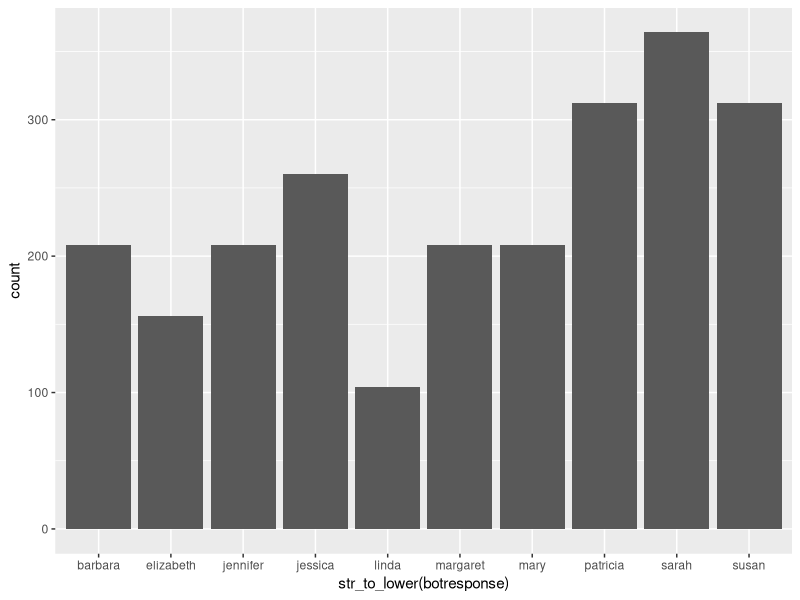
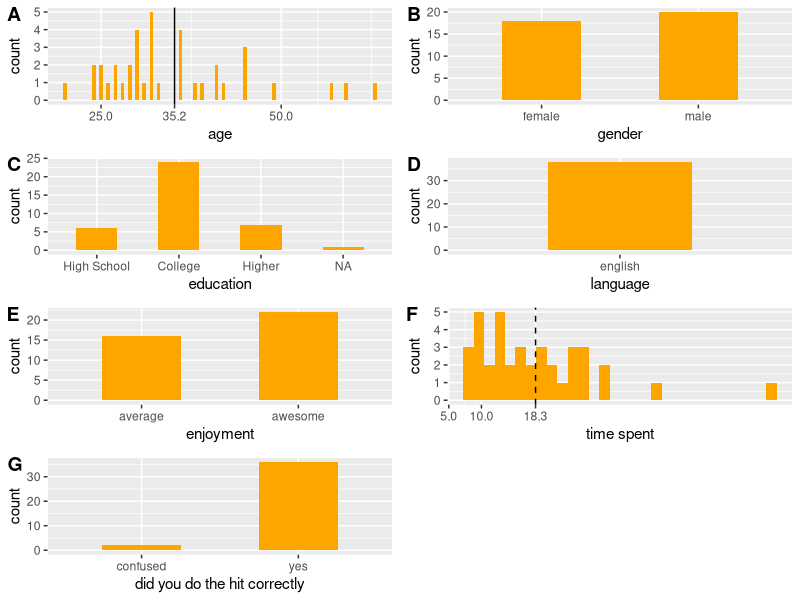
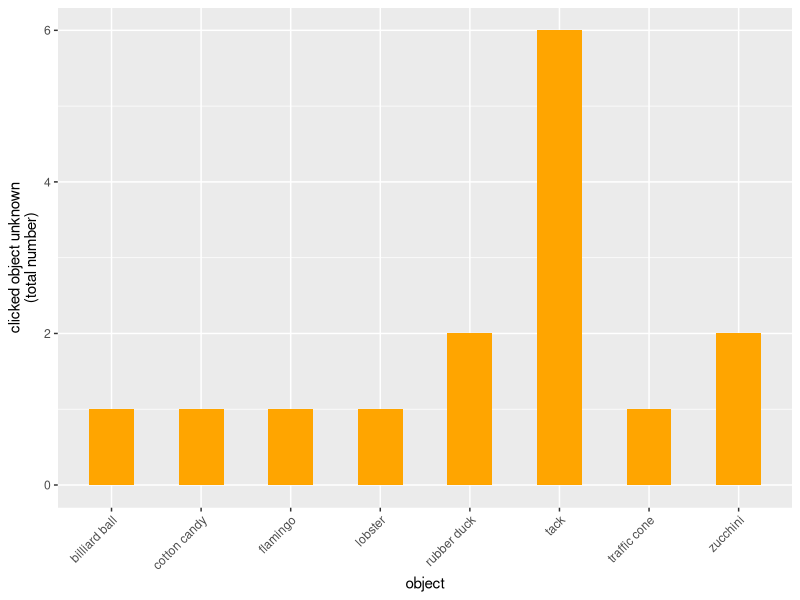
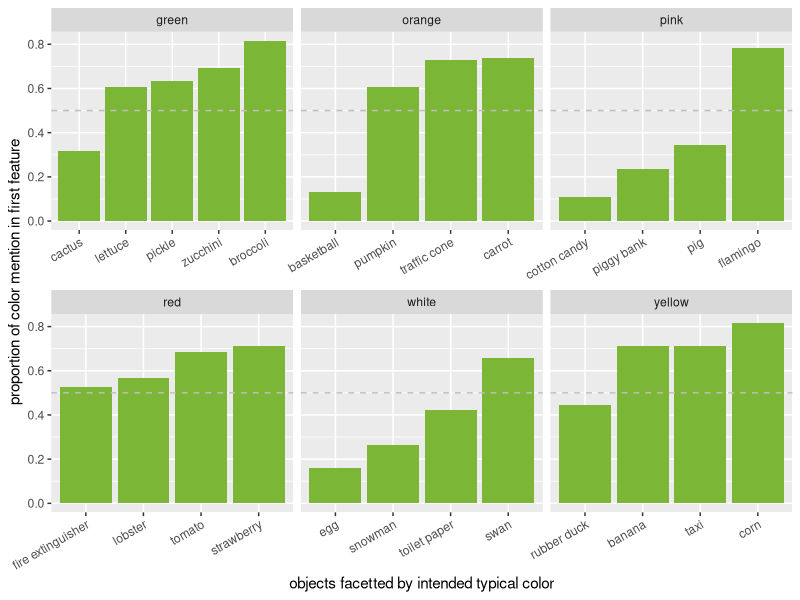
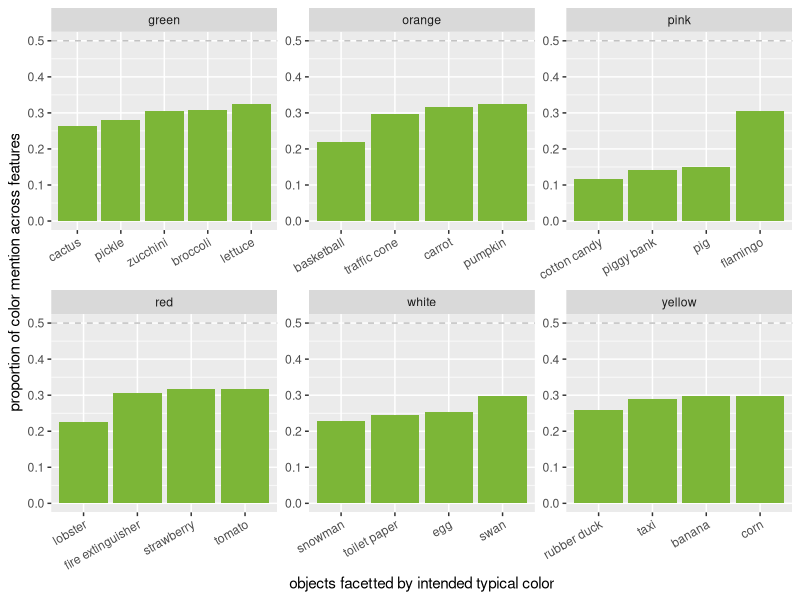
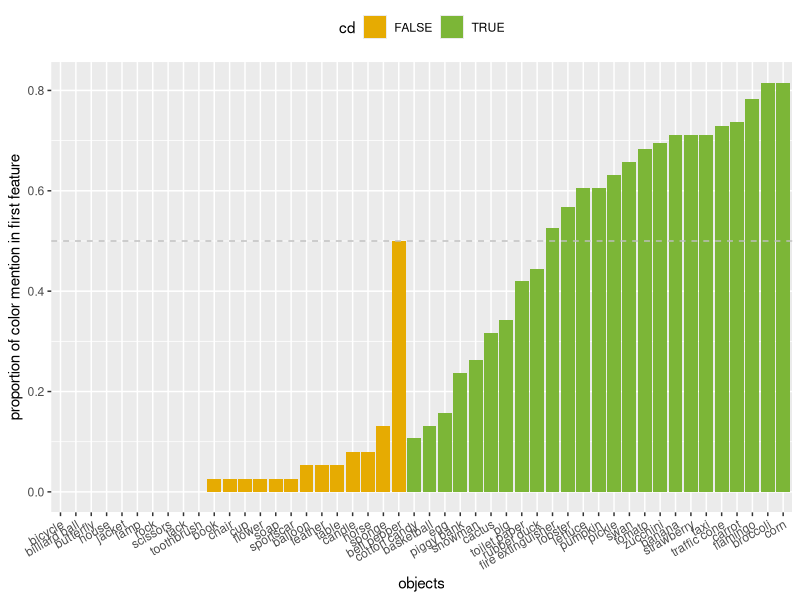
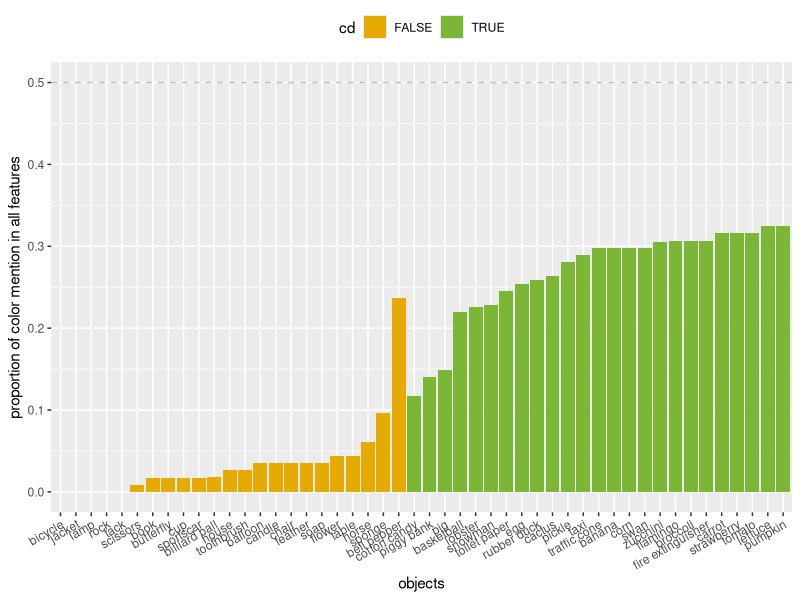
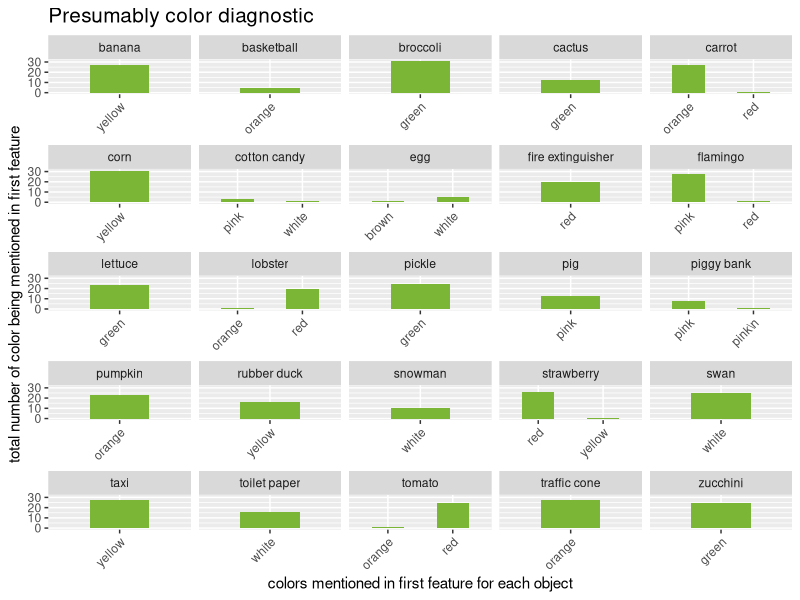

Write R code to recreate these figures, in order.
## ---- chunk 1
knitr::opts_chunk$set(echo = TRUE)
## ---- chunk 2
library(cowplot)
library(tidyverse)
library(here)

df_import = read_csv(here("data","01_norming","02_main","01_ListFeature-norming","data.csv")) %>% 
  # exclude test
  # weird filter property that it will exclude NAs
  filter(is.na(comments) | comments != "TEST")
## ---- chunk 3
ggplot(df_import,aes(x=str_to_lower(botresponse))) +
  geom_histogram(stat="count")
## ---- chunk 4

df_clean = df_import %>% 
  # exclude multiple submissions
  arrange(startTime) %>% 
  distinct(anon_worker_id,trial_number, .keep_all = TRUE) %>% 
  # exclude participants who didn't answer the bot task (probably bots which hacked javascript code), if necessary
  # filter(botresponse=="") %>% 
  # exclude participants who didn't pass control objects (nonce words)
  mutate(control = ifelse((question == "wobs" | question == "ebbler" | question == "briggle" | question == "florbs"),T,F)) %>%  
  mutate(correct_controls = ifelse(control & obj_unknown,T,F)) %>% 
  group_by(anon_worker_id) %>% 
  mutate(pass_controls = ifelse(sum(correct_controls)<2,F,T)) %>% 
  filter(pass_controls) %>% 
  # exclude participants who rated more than 8 as "object unknown"
  # excludes 2 workers
  filter(!sum(obj_unknown)>8) %>% 
  ungroup()

# number of participants before exclusion (40)
length(unique(df_import$anon_worker_id))
# number of participants after exclusion (38)
length(unique(df_clean$anon_worker_id))


df = df_clean %>%
  filter(!control) %>% 
  select(feature1,feature2,feature3,obj_unknown,question,anon_worker_id) %>% 
  mutate_at(vars(feature1,feature2,feature3),funs(str_to_lower(.)))
## ---- chunk 5
# other info
engl_spellings = c("english", "englis", "eng")

df_subj = df_clean %>% 
  select(age,gender,education,languages,enjoyment,timeSpent,HitCorrect,comments,anon_worker_id) %>% 
  distinct() %>% 
  mutate_at(vars(languages), funs(str_to_lower(.))) %>% 
  mutate_at(vars(languages), funs(ifelse(. %in% engl_spellings, "english", .))) %>% 
  mutate(lang=ifelse(languages == "english","english","other")) %>% 
  mutate_at(vars(age), funs(as.integer(.))) %>% 
  mutate_at(vars(enjoyment), 
            funs(ifelse(.==1,"average",
                        ifelse(.==2,"awesome","other")))) %>% 
  mutate_at(vars(HitCorrect),
            funs(ifelse(HitCorrect==0,"no",
                        ifelse(HitCorrect==404,"confused","yes")))) %>% 
  mutate(edu = ifelse(str_detect(education,"high_school"),"High School",
                      ifelse(str_detect(education,"college"),"College","Higher"))) %>% 
  mutate_at(vars(edu), funs(fct_relevel(.,"High School", "College", "Higher")))


mean_age = round(mean(df_subj$age),digits = 1)
p_age = ggplot(df_subj,aes(x=age)) +
  geom_bar(width = .5,
           fill = "orange") +
  geom_vline(xintercept= mean_age) +
  scale_x_continuous(breaks=c(25,50,75,mean_age))

p_gen = ggplot(df_subj,aes(x=gender)) +
  geom_bar(width = .5,
           fill = "orange")

p_edu = ggplot(df_subj,aes(x=edu)) +
  geom_bar(width = .5,
           fill = "orange") +
  xlab("education")
  # theme(axis.text.x = element_text(angle = 25, hjust = 1))

p_lang = ggplot(df_subj,aes(x=lang)) +
  geom_bar(width = .5,
           fill = "orange") +
  xlab("language")
  # theme(axis.text.x = element_text(angle=45,hjust=1))

p_enj = ggplot(df_subj,aes(x=enjoyment)) +
  geom_bar(width = .5,
           fill = "orange")

mean_time = round(mean(df_subj$timeSpent), digits = 1)
mean_time_nooutliers = round(
  mean(
    df_subj[df_subj$timeSpent <= (mean_time + sd(mean_time)),]$timeSpent
  ), digits = 1)
p_time = ggplot(df_subj,aes(x=timeSpent)) +
  geom_histogram(fill = "orange") +
  geom_vline(xintercept=mean_time_nooutliers) +
  geom_vline(xintercept=mean_time,linetype="dashed") +
  scale_x_continuous(breaks=c(mean_time_nooutliers,mean_time,floor(0),floor(5),floor(10))) +
  xlab("time spent")

p_HitCorrect = ggplot(df_subj,aes(x=HitCorrect)) +
  geom_bar(width = .5,
           fill = "orange") +
  xlab("did you do the hit correctly")

plot_grid(p_age,p_gen,p_edu,p_lang,p_enj,p_time,p_HitCorrect, labels = "AUTO", ncol = 2, align = 'v')

# unique(df_subj$comments)

## ---- chunk 6
ggplot(df[df$obj_unknown==TRUE,],aes(x=question)) +
  geom_bar(width = 0.5,
           fill = "orange") +
  theme(axis.text.x = element_text(angle=45,hjust=1)) +
  xlab("object") +
  ylab("clicked object unknown\n(total number)")
## ---- chunk 7

# color_list = c("bright", "brightly", "clear", "color", "colored", "colorful", "colour", "multicolored", "black", "blue", "brown", "green", "orange", "pink", "red", "white", "yellow")

color_list = c("black", "blackish", "blue", "brown", "green", "orange", "pink", "pink\\n", "red", "white", "yellow")

white = c("snowman", "swan", "toilet paper", "egg")
orange = c("basketball", "pumpkin", "carrot", "traffic cone")
pink = c("flamingo", "piggy bank", "cotton candy", "pig")
yellow = c("banana", "taxi", "corn", "rubber duck")
red = c("tomato", "lobster", "strawberry", "fire extinguisher")
green = c("broccoli", "lettuce", "zucchini", "cactus", "pickle")

cd_list = c("snowman",
	"swan",
	"toilet paper",
	"egg",
	"basketball",
	"pumpkin",
	"carrot",
	"traffic cone",
	"flamingo",
	"piggy bank",
	"cotton candy",
	"pig",
	"banana",
	"taxi",
	"corn",
	"rubber duck",
	"tomato",
	"lobster",
	"strawberry",
	"fire extinguisher",
	"broccoli",
	"lettuce",
	"zucchini",
	"cactus",
	"pickle")

df_cat = df %>%
  filter(obj_unknown==FALSE) %>% 
  # mutate(f1_cat = ifelse(sum(str_detect(feature1,color_list)) >= 1, T, F)) %>% 
  mutate(color = case_when(question %in% white ~ "white",
                           question %in% orange ~ "orange",
                           question %in% pink ~ "pink",
                           question %in% yellow ~ "yellow",
                           question %in% red ~ "red",
                           question %in% green ~ "green", 
                           TRUE ~ "no-cd")) %>% 
  gather(feature_pos,feature_utt,feature1,feature2,feature3) %>% 
  mutate(color_mention = ifelse(feature_utt %in% color_list, T, F)) %>% 
  mutate(cd = ifelse(question %in% cd_list, T, F))

df_plot = df_cat %>% 
  select(-obj_unknown)

## ---- chunk 8
df_plot_f1 = df_plot %>% 
  # gather(feature_pos,color_mention,f1_cat,f2_cat,f3_cat) %>% 
  mutate_at(vars(color_mention),funs(as.integer(.))) %>% 
  filter(feature_pos=="feature1")

ggplot(df_plot_f1[df_plot_f1$cd==T,],aes(x=reorder(reorder(question,color_mention),cd), y=color_mention, fill=cd)) +
  facet_wrap(vars(color), scale="free_x") +
  stat_summary(fun.y = "mean",
               geom = "bar") +
  stat_summary(fun.data = "mean_cl_boot",
               geom = "linerange",
               color = "darkgrey") +
  geom_hline(yintercept = 0.5,
             linetype = "dashed",
             color = "grey") +
  theme(legend.position="none") +
  theme(axis.text.x = element_text(angle = 30, hjust=1)) +
  scale_fill_manual(values=c("#7CB637")) +
  xlab("objects facetted by intended typical color") +
  ylab("proportion of color mention in first feature")
## ---- chunk 9
df_plot_allf = df_plot %>% 
  mutate_at(vars(color_mention),funs(as.integer(.)))
  # filter(feature_pos=="feature1")

ggplot(df_plot_allf[df_plot_allf$cd==T,],aes(x=reorder(reorder(question,color_mention),cd), y=color_mention, fill=cd)) +
  facet_wrap(vars(color), scale="free") +
  stat_summary(fun.y = "mean",
               geom = "bar") +
  stat_summary(fun.data = "mean_cl_boot",
               geom = "linerange",
               color = "darkgrey") +
  geom_hline(yintercept = 0.5,
             linetype = "dashed",
             color = "grey") +
  theme(legend.position="none") +
  theme(axis.text.x = element_text(angle = 30, hjust=1)) +
  scale_fill_manual(values=c("#7CB637")) +
  xlab("objects facetted by intended typical color") +
  ylab("proportion of color mention across features")
## ---- chunk 10

ggplot(df_plot_f1,aes(x=reorder(reorder(question,color_mention),cd), y=color_mention, fill=cd)) +
  stat_summary(fun.y = "mean",
               geom = "bar") +
  stat_summary(fun.data = "mean_cl_boot",
               geom = "linerange",
               color = "darkgrey") +
  geom_hline(yintercept = 0.5,
             linetype = "dashed",
             color = "grey") +
  theme(axis.text.x = element_text(angle = 30, hjust=1)) +
  theme(legend.position="top") +
  scale_fill_manual(values=c("#E6AB02", "#7CB637")) +
  xlab("objects") +
  ylab("proportion of color mention in first feature")
## ---- chunk 11

ggplot(df_plot_allf,aes(x=reorder(reorder(question,color_mention),cd), y=color_mention, fill=cd)) +
  stat_summary(fun.y = "mean",
               geom = "bar") +
  stat_summary(fun.data = "mean_cl_boot",
               geom = "linerange",
               color = "darkgrey") +
  geom_hline(yintercept = 0.5,
             linetype = "dashed",
             color = "grey") +
  theme(axis.text.x = element_text(angle = 30, hjust=1)) +
  theme(legend.position="top") +
  scale_fill_manual(values=c("#E6AB02", "#7CB637")) +
  xlab("objects") +
  ylab("proportion of color mention in all features")
## ---- chunk 12
# CD, color
df_cd_coloronly = df_plot_f1 %>% 
  filter(cd) %>% 
  filter(as.logical(color_mention))

ggplot(df_cd_coloronly, aes(x=feature_utt)) +
  geom_bar(stat = "count",
           fill = "#7CB637",
           width = 0.5) +
  ggtitle("Presumably color diagnostic") +
  facet_wrap(vars(question), scale="free_x") +
  theme(plot.title = element_text(size=15)) +
  theme(axis.text.x = element_text(angle = 45, hjust = 1)) +
  xlab("colors mentioned in first feature for each object") +
  ylab("total number of color being mentioned in first feature")

# no CD, color
df_nocd_coloronly = df_plot_f1 %>% 
  filter(!cd) %>% 
  filter(as.logical(color_mention))

ggplot(df_nocd_coloronly, aes(x=feature_utt)) +
  geom_bar(stat="count",
           fill = "#E6AB02",
           width = 0.5) +
  ggtitle("Presumably non color diagnostic") +
  facet_wrap(vars(question), scale="free_x") +
  theme(plot.title = element_text(size=15)) +
  theme(axis.text.x = element_text(angle = 45, hjust = 1)) +
  xlab("colors mentioned in first feature for each object") +
  ylab("total number of color being mentioned in first feature")
## ---- chunk 13
# CD, color
df_cd_coloronly = df_plot %>% 
  filter(cd) %>% 
  filter(color_mention)

ggplot(df_cd_coloronly, aes(x=feature_utt)) +
  geom_bar(stat = "count",
           fill = "#7CB637",
           width = 0.5) +
  ggtitle("Presumably color diagnostic") +
  facet_wrap(vars(question), scale="free_x") +
  theme(plot.title = element_text(size=15)) +
  theme(axis.text.x = element_text(angle = 45, hjust = 1)) +
  xlab("colors mentioned in all features for each object") +
  ylab("total number of color being mentioned in all features")

# no CD, color
df_nocd_coloronly = df_plot %>% 
  filter(!cd) %>% 
  filter(color_mention)

ggplot(df_nocd_coloronly, aes(x=feature_utt)) +
  geom_bar(stat="count",
           fill = "#E6AB02",
           width = 0.5) +
  ggtitle("Presumably non color diagnostic") +
  facet_wrap(vars(question), scale="free_x") +
  theme(plot.title = element_text(size=15)) +
  theme(axis.text.x = element_text(angle = 45, hjust = 1)) +
  xlab("colors mentioned in first feature for each object") +
  ylab("total number of color being mentioned in first feature")
## ---- chunk 14

freq_feature_list = df_plot %>% 
  filter(!color_mention) %>% 
  arrange(feature_utt) %>% 
  group_by(feature_utt) %>% 
  summarize(n=n()) %>% 
  filter(n>=2) 

# did I miss any color utterances?
freq_feature_list$feature_utt

# CD, no color
df_cd_nocol_infreq = df_plot %>% 
  filter(cd) %>% 
  filter(!color_mention & !(feature_utt %in% freq_feature_list$feature_utt))

table(arrange(df_cd_nocol_infreq,feature_utt)$feature_utt)

# ggplot(df_cd_nocol_infreq, aes(x=feature_utt)) +
#   geom_bar(stat="count") +
#   facet_wrap(vars(question), scale="free") +
#   theme(axis.text.x = element_text(angle = 45, hjust = 1))

# no CD, no color
df_nocd_nocol_infreq = df_plot %>% 
  filter(!cd) %>% 
  filter(!color_mention & !(feature_utt %in% freq_feature_list$feature_utt))

table(arrange(df_nocd_nocol_infreq,feature_utt)$feature_utt)

# ggplot(df_nocd_nocol_infreq, aes(x=feature_utt)) +
#   geom_bar(stat="count") +
#   facet_wrap(vars(question), scale="free") +
#   theme(axis.text.x = element_text(angle = 45, hjust = 1))
